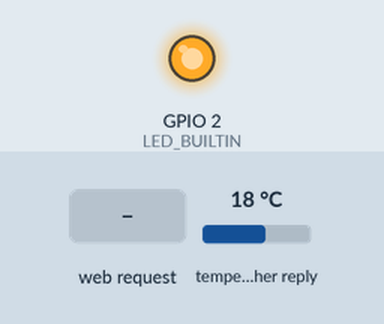
Bench run of a sketch on a simulated ESP8266 (NodeMCU). Parts: output pins drawn as LEDs (lit = HIGH, except the on-board LED, lit = LOW). The inputs (shaded band) are chosen by the test bench; at power-on: temperature in the weather reply 18 °C. WiFi joins after 1.5 s; servers stay silent unless stated; EEPROM starts erased; web services answer with replies made up by the test bench; what the sketch prints to the serial monitor is not drawn.

Above: at 2.7 s.
2.8 s: HTTP request GET /getTemp received
At 4.4 s:
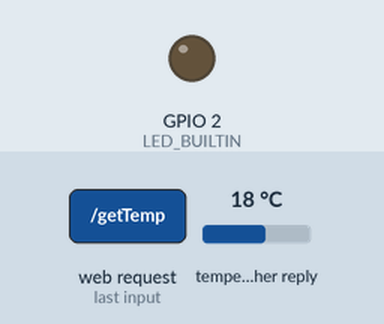
4.7 s: HTTP request GET /cleareeprom received
Timing chart, 0 to 7.7 s (numbered marks = the images above; inputs shaded):
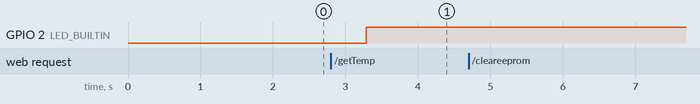

The sketch:

sketch_dec03c.ino
```cpp
#include <ESP8266WiFi.h>
#include <ESP8266WebServer.h>
#include <EEPROM.h>
#include <ESP8266HTTPClient.h>

const char* ssid = "Rocket";
const char* passphrase = "FalconHeavy";
String st;
String content;
int statusCode;
String payload = "";
String webCode = "";
ESP8266WebServer server(80);


void setup() {
  pinMode(LED_BUILTIN, OUTPUT);
  // put your setup code here, to run once:
  Serial.begin(115200);
  EEPROM.begin(512);
  delay(10);
  Serial.println();
  Serial.println();
  Serial.println("Startup");
  // read eeprom for ssid and pass
  Serial.println("Reading EEPROM ssid");
  String esid;
  for (int i = 0; i < 32; ++i)
  {
    esid += char(EEPROM.read(i));
  }
  Serial.print("SSID: ");
  Serial.println(esid);
  Serial.println("Reading EEPROM pass");
  String epass = "";
  for (int i = 32; i < 96; ++i)
  {
    epass += char(EEPROM.read(i));
  }
  Serial.print("PASS: ");
  Serial.println(epass);
  String ssidEeprom = esid.c_str();
  if ( ssidEeprom.length() > 1 ) {
    Serial.print(">SSID: ");
    Serial.print(esid.c_str());
    Serial.print(">PASS: ");
    Serial.print(epass.c_str());
    WiFi.begin(esid.c_str(), epass.c_str());
    if (testWifi()) {
      Serial.println("tested wifi success");
      launchWeb(0);
      return;
    }


  }
  setupAP();
}

bool testWifi(void) {
  int c = 0;
  Serial.println("Waiting for Wifi to connect");
  while ( c < 20 ) {
    if (WiFi.status() == WL_CONNECTED) {
      return true;
    }
    delay(500);
    Serial.print(WiFi.status());
    c++;
  }
  Serial.println("");
  Serial.println("Connect timed out, opening AP");
  return false;
}

void setupAP(void) {
  WiFi.mode(WIFI_STA);
  WiFi.disconnect();
  delay(100);
  int n = WiFi.scanNetworks();
  Serial.println("scan done");
  if (n == 0)
    Serial.println("no networks found");
  else
  {
    Serial.print(n);
    Serial.println(" networks found");
    st = "<ol>";
    for (int i = 0; i < n; ++i)
    {
      // Print SSID and RSSI for each network found
      Serial.print(i + 1);
      Serial.print(": ");
      Serial.print(WiFi.SSID(i));
      Serial.print(" (");
      Serial.print(WiFi.RSSI(i));
      Serial.print(")");
      Serial.println((WiFi.encryptionType(i) == ENC_TYPE_NONE) ? " " : "*");

      // Print SSID and RSSI for each network found
      st += "<li>";
      st += WiFi.SSID(i);
      st += " (";
      st += WiFi.RSSI(i);
      st += ")";
      st += (WiFi.encryptionType(i) == ENC_TYPE_NONE) ? " " : "*";
      st += "</li>";


      delay(10);
    }
    st += "</ol>";
  }
  Serial.println("");

  delay(100);
  WiFi.softAP(ssid, passphrase, 6);
  Serial.println("softap");
  launchWeb(1);
  Serial.println("over");
}

void launchWeb(int webtype) {
  Serial.println("");
  Serial.println("WiFi connected");
  Serial.print("Local IP: ");
  Serial.println(WiFi.localIP());
  Serial.print("SoftAP IP: ");
  Serial.println(WiFi.softAPIP());
  createWebServer(webtype);
  // Start the server
  server.begin();
  Serial.println("Server started");
}


void createWebServer(int webtype)
{
  if ( webtype == 1 ) {
    server.on("/", []() {
      IPAddress ip = WiFi.softAPIP();
      String ipStr = String(ip[0]) + '.' + String(ip[1]) + '.' + String(ip[2]) + '.' + String(ip[3]);
      content = "<!DOCTYPE HTML>\r\n<html>Hello from ESP8266 at ";
      content += ipStr;
      content += "<p>";
      content += st;
      content += "</p><form method='get' action='setting'><label>SSID: </label><input name='ssid' length=32><input name='pass' length=64><input type='submit'></form>";
      content += "</html>";
      server.send(200, "text/html", content);
    });
    server.on("/setting", []() {
      String qsid = server.arg("ssid");
      String qpass = server.arg("pass");
      if (qsid.length() > 0 && qpass.length() > 0) {
        Serial.println("clearing eeprom");
        for (int i = 0; i < 96; ++i) {
          EEPROM.write(i, 0);
        }
        Serial.println(qsid);
        Serial.println("");
        Serial.println(qpass);
        Serial.println("");

        Serial.println("writing eeprom ssid:");
        for (int i = 0; i < qsid.length(); ++i)
        {
          EEPROM.write(i, qsid[i]);
          Serial.print("Wrote: ");
          Serial.println(qsid[i]);
        }
        Serial.println("writing eeprom pass:");
        for (int i = 0; i < qpass.length(); ++i)
        {
          EEPROM.write(32 + i, qpass[i]);
          Serial.print("Wrote: ");
          Serial.println(qpass[i]);
        }
        EEPROM.commit();
        content = "{\"Success\":\"saved to eeprom... reset to boot into new wifi\"}";
        statusCode = 200;
      } else {
        content = "{\"Error\":\"404 not found\"}";
        statusCode = 404;
        Serial.println("Sending 404");
      }
      server.send(statusCode, "application/json", content);
    });
  } else if (webtype == 0) {
    server.on("/", []() {
      IPAddress ip = WiFi.localIP();
      String ipStr = String(ip[0]) + '.' + String(ip[1]) + '.' + String(ip[2]) + '.' + String(ip[3]);
      server.send(200, "application/json", "{\"IP\":\"" + ipStr + "\"}");
    });
    server.on("/cleareeprom", []() {
      content = "<!DOCTYPE HTML>\r\n<html>";
      content += "<p>Clearing the EEPROM</p></html>";
      server.send(200, "text/html", content);
      Serial.println("clearing eeprom");
      for (int i = 0; i < 96; ++i) {
        EEPROM.write(i, 0);
      }
      EEPROM.commit();
    });
    server.on("/getTemp", []() {
      webCode = "";
      HTTPClient http;
      http.begin("http://api.openweathermap.org/data/2.5/weather?q=Chennai&appid=<appIdHere>");  //Specify request destination
      int httpCode = http.GET();                                                                  //Send the request


      if (httpCode > 0) { //Check the returning code

        payload = http.getString();   //Get the request response payload
        Serial.println(payload);                     //Print the response payload

      }
      digitalWrite(LED_BUILTIN, LOW);   // Turn the LED on (Note that LOW is the voltage level
      // but actually the LED is on; this is because
      // it is acive low on the ESP-01)
      delay(250);                      // Wait for a second
      digitalWrite(LED_BUILTIN, HIGH);  // Turn the LED off by making the voltage HIGH

      http.end();   //Close connection
      if (payload.length() > 0) {
        webCode += "<!DOCTYPE html>";
        webCode += "<html>";
        webCode += "<head>";
        webCode += "</head>";
        webCode += "<body onload=\"myFunction()\">";
        webCode += "<h1></h1>";
        webCode += "<img src=\"https://openweathermap.org/themes/openweathermap/assets/vendor/owm/img/logo_OpenWeatherMap_orange.svg\" alt=\"Mountain View\" width=\"300\" height=\"75\">";
        webCode += "<textarea type=\"text\" rows=\"15\" cols=\"150\" id=\"data\">";
        webCode += "</textarea>";
        webCode += "</body>";
        webCode += "<script>";
        webCode += "function myFunction() {";
        webCode += "var data = \"\";";
        webCode += "var obj = '" + payload + "';";
        webCode += "var x = JSON.parse(obj);  ";
        webCode += "data += \"Coordinates: \"+\"\\n\";";
        webCode += "data += \"Lon: \"+x.coord.lon+\"\\n\";";
        webCode += "data += \"Lat: \"+x.coord.lat+\"\\n\\n\";";
        webCode += "data += \"weather: \"+x.weather[0].main+\"\\n\";";
        webCode += "data += \"Temp: \"+x.main.temp+\"\\n\";";
        webCode += "data += \"humidity: \"+x.main.humidity+\"\\n\";";
        webCode += "data += \"visibility: \"+x.visibility+\"\\n\";";
        webCode += "data += \"wind speed: \"+x.wind.speed+\"\\n\";";
        webCode += "data += \"Wind deg: \"+x.wind.deg+\"\\n\";";
        webCode += "data += \"clouds: \"+x.clouds.all+\"\\n\\n\";";
        webCode += "data += \"sunrise: \"+x.sys.sunrise+\"\\n\";";
        webCode += "data += \"sunset: \"+x.sys.sunset+\"\\n\";";
        webCode += "var s = document.getElementById(\"data\");";
        webCode += "s.value = data;";
        webCode += "}";
        webCode += "</script>";
        webCode += "</html>";
      }
      else {
        webCode = "No response from API";
      }
      Serial.println(webCode);

      server.send(200, "text/html", webCode);

    });


  }
}

void loop() {
  // put your main code here, to run repeatedly:
  server.handleClient();
}
```

Measured:
- after the input at 2.8 s, GPIO 2 (LED_BUILTIN): LOW → HIGH after 0.49 s
- after the input at 4.7 s, every drawn part: stays the same
